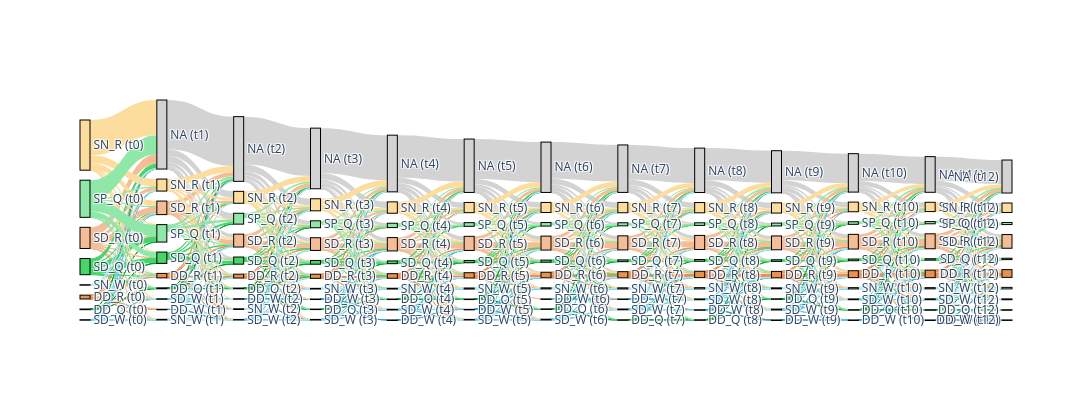

This figure's notebook cell:
### Code cell
import plotly.graph_objects as go

fig = go.Figure(data=[go.Sankey(
    node=dict(
        label=labels,
        pad=10,
        thickness=10,
        line=dict(
            color=node_colors,   # border matches fill
            width=1
        ),
        color=node_colors
    ),
    link=dict(
        source=flows['source_id'],
        target=flows['target_id'],
        value=flows['value'],
        color=link_colors
    )
)])

fig.update_layout(
    width=1500,   # try 2000–4000
    height=400
)

fig.show()

### Figure 1 — Plotly figure (JSON) as saved in the notebook; plotly's stock layout.template omitted (floating-point values rounded to 4 significant figures; data arrays with more than 128 entries replaced by an {"elided": "..."} marker saying what was removed)
{"data": [{"link": {"color": {"elided": "720 str values"}, "source": {"elided": "720 int values"}, "target": {"elided": "720 int values"}, "value": {"elided": "720 int values"}}, "node": {"color": ["rgb(233, 145, 81)", "rgb(0, 156, 41)", "rgb(242, 189, 151)", "rgb(70, 212, 107)", "rgb(101, 202, 222)", "rgb(252, 221, 157)", "rgb(183, 230, 236)", "rgb(144, 232, 168)", "rgb(233, 145, 81)", "rgb(0, 156, 41)", "rgb(37, 150, 190)", "lightgray", "rgb(242, 189, 151)", "rgb(70, 212, 107)", "rgb(101, 202, 222)", "rgb(252, 221, 157)", "rgb(183, 230, 236)", "rgb(144, 232, 168)", "rgb(233, 145, 81)", "rgb(0, 156, 41)", "rgb(37, 150, 190)", "lightgray", "rgb(242, 189, 151)", "rgb(70, 212, 107)", "rgb(101, 202, 222)", "rgb(252, 221, 157)", "rgb(183, 230, 236)", "rgb(144, 232, 168)", "rgb(233, 145, 81)", "rgb(0, 156, 41)", "rgb(37, 150, 190)", "lightgray", "rgb(242, 189, 151)", "rgb(70, 212, 107)", "rgb(101, 202, 222)", "rgb(252, 221, 157)", "rgb(183, 230, 236)", "rgb(144, 232, 168)", "rgb(233, 145, 81)", "rgb(0, 156, 41)", "rgb(37, 150, 190)", "lightgray", "rgb(242, 189, 151)", "rgb(70, 212, 107)", "rgb(101, 202, 222)", "rgb(252, 221, 157)", "rgb(183, 230, 236)", "rgb(144, 232, 168)", "rgb(233, 145, 81)", "rgb(0, 156, 41)", "rgb(37, 150, 190)", "lightgray", "rgb(242, 189, 151)", "rgb(70, 212, 107)", "rgb(101, 202, 222)", "rgb(252, 221, 157)", "rgb(183, 230, 236)", "rgb(144, 232, 168)", "rgb(233, 145, 81)", "rgb(0, 156, 41)", "rgb(37, 150, 190)", "lightgray", "rgb(242, 189, 151)", "rgb(70, 212, 107)", "rgb(101, 202, 222)", "rgb(252, 221, 157)", "rgb(183, 230, 236)", "rgb(144, 232, 168)", "rgb(233, 145, 81)", "rgb(0, 156, 41)", "rgb(37, 150, 190)", "lightgray", "rgb(242, 189, 151)", "rgb(70, 212, 107)", "rgb(101, 202, 222)", "rgb(252, 221, 157)", "rgb(183, 230, 236)", "rgb(144, 232, 168)", "rgb(233, 145, 81)", "rgb(0, 156, 41)", "rgb(37, 150, 190)", "lightgray", "rgb(242, 189, 151)", "rgb(70, 212, 107)", "rgb(101, 202, 222)", "rgb(252, 221, 157)", "rgb(183, 230, 236)", "rgb(144, 232, 168)", "rgb(233, 145, 81)", "rgb(0, 156, 41)", "rgb(37, 150, 190)", "lightgray", "rgb(242, 189, 151)", "rgb(70, 212, 107)", "rgb(101, 202, 222)", "rgb(252, 221, 157)", "rgb(183, 230, 236)", "rgb(144, 232, 168)", "rgb(233, 145, 81)", "rgb(0, 156, 41)", "rgb(37, 150, 190)", "lightgray", "rgb(242, 189, 151)", "rgb(70, 212, 107)", "rgb(101, 202, 222)", "rgb(252, 221, 157)", "rgb(183, 230, 236)", "rgb(144, 232, 168)", "rgb(233, 145, 81)", "rgb(0, 156, 41)", "rgb(37, 150, 190)", "lightgray", "rgb(242, 189, 151)", "rgb(70, 212, 107)", "rgb(101, 202, 222)", "rgb(252, 221, 157)", "rgb(183, 230, 236)", "rgb(144, 232, 168)", "rgb(233, 145, 81)", "lightgray", "rgb(242, 189, 151)", "rgb(101, 202, 222)", "rgb(252, 221, 157)", "rgb(183, 230, 236)", "rgb(0, 156, 41)", "rgb(70, 212, 107)", "rgb(37, 150, 190)", "rgb(144, 232, 168)"], "label": ["DD_R (t0)", "DD_Q (t0)", "SD_R (t0)", "SD_Q (t0)", "SD_W (t0)", "SN_R (t0)", "SN_W (t0)", "SP_Q (t0)", "DD_R (t1)", "DD_Q (t1)", "DD_W (t1)", "NA (t1)", "SD_R (t1)", "SD_Q (t1)", "SD_W (t1)", "SN_R (t1)", "SN_W (t1)", "SP_Q (t1)", "DD_R (t2)", "DD_Q (t2)", "DD_W (t2)", "NA (t2)", "SD_R (t2)", "SD_Q (t2)", "SD_W (t2)", "SN_R (t2)", "SN_W (t2)", "SP_Q (t2)", "DD_R (t3)", "DD_Q (t3)", "DD_W (t3)", "NA (t3)", "SD_R (t3)", "SD_Q (t3)", "SD_W (t3)", "SN_R (t3)", "SN_W (t3)", "SP_Q (t3)", "DD_R (t4)", "DD_Q (t4)", "DD_W (t4)", "NA (t4)", "SD_R (t4)", "SD_Q (t4)", "SD_W (t4)", "SN_R (t4)", "SN_W (t4)", "SP_Q (t4)", "DD_R (t5)", "DD_Q (t5)", "DD_W (t5)", "NA (t5)", "SD_R (t5)", "SD_Q (t5)", "SD_W (t5)", "SN_R (t5)", "SN_W (t5)", "SP_Q (t5)", "DD_R (t6)", "DD_Q (t6)", "DD_W (t6)", "NA (t6)", "SD_R (t6)", "SD_Q (t6)", "SD_W (t6)", "SN_R (t6)", "SN_W (t6)", "SP_Q (t6)", "DD_R (t7)", "DD_Q (t7)", "DD_W (t7)", "NA (t7)", "SD_R (t7)", "SD_Q (t7)", "SD_W (t7)", "SN_R (t7)", "SN_W (t7)", "SP_Q (t7)", "DD_R (t8)", "DD_Q (t8)", "DD_W (t8)", "NA (t8)", "SD_R (t8)", "SD_Q (t8)", "SD_W (t8)", "SN_R (t8)", "SN_W (t8)", "SP_Q (t8)", "DD_R (t9)", "DD_Q (t9)", "DD_W (t9)", "NA (t9)", "SD_R (t9)", "SD_Q (t9)", "SD_W (t9)", "SN_R (t9)", "SN_W (t9)", "SP_Q (t9)", "DD_R (t10)", "DD_Q (t10)", "DD_W (t10)", "NA (t10)", "SD_R (t10)", "SD_Q (t10)", "SD_W (t10)", "SN_R (t10)", "SN_W (t10)", "SP_Q (t10)", "DD_R (t11)", "DD_Q (t11)", "DD_W (t11)", "NA (t11)", "SD_R (t11)", "SD_Q (t11)", "SD_W (t11)", "SN_R (t11)", "SN_W (t11)", "SP_Q (t11)", "DD_R (t12)", "NA (t12)", "SD_R (t12)", "SD_W (t12)", "SN_R (t12)", "SN_W (t12)", "DD_Q (t12)", "SD_Q (t12)", "DD_W (t12)", "SP_Q (t12)"], "line": {"color": ["rgb(233, 145, 81)", "rgb(0, 156, 41)", "rgb(242, 189, 151)", "rgb(70, 212, 107)", "rgb(101, 202, 222)", "rgb(252, 221, 157)", "rgb(183, 230, 236)", "rgb(144, 232, 168)", "rgb(233, 145, 81)", "rgb(0, 156, 41)", "rgb(37, 150, 190)", "lightgray", "rgb(242, 189, 151)", "rgb(70, 212, 107)", "rgb(101, 202, 222)", "rgb(252, 221, 157)", "rgb(183, 230, 236)", "rgb(144, 232, 168)", "rgb(233, 145, 81)", "rgb(0, 156, 41)", "rgb(37, 150, 190)", "lightgray", "rgb(242, 189, 151)", "rgb(70, 212, 107)", "rgb(101, 202, 222)", "rgb(252, 221, 157)", "rgb(183, 230, 236)", "rgb(144, 232, 168)", "rgb(233, 145, 81)", "rgb(0, 156, 41)", "rgb(37, 150, 190)", "lightgray", "rgb(242, 189, 151)", "rgb(70, 212, 107)", "rgb(101, 202, 222)", "rgb(252, 221, 157)", "rgb(183, 230, 236)", "rgb(144, 232, 168)", "rgb(233, 145, 81)", "rgb(0, 156, 41)", "rgb(37, 150, 190)", "lightgray", "rgb(242, 189, 151)", "rgb(70, 212, 107)", "rgb(101, 202, 222)", "rgb(252, 221, 157)", "rgb(183, 230, 236)", "rgb(144, 232, 168)", "rgb(233, 145, 81)", "rgb(0, 156, 41)", "rgb(37, 150, 190)", "lightgray", "rgb(242, 189, 151)", "rgb(70, 212, 107)", "rgb(101, 202, 222)", "rgb(252, 221, 157)", "rgb(183, 230, 236)", "rgb(144, 232, 168)", "rgb(233, 145, 81)", "rgb(0, 156, 41)", "rgb(37, 150, 190)", "lightgray", "rgb(242, 189, 151)", "rgb(70, 212, 107)", "rgb(101, 202, 222)", "rgb(252, 221, 157)", "rgb(183, 230, 236)", "rgb(144, 232, 168)", "rgb(233, 145, 81)", "rgb(0, 156, 41)", "rgb(37, 150, 190)", "lightgray", "rgb(242, 189, 151)", "rgb(70, 212, 107)", "rgb(101, 202, 222)", "rgb(252, 221, 157)", "rgb(183, 230, 236)", "rgb(144, 232, 168)", "rgb(233, 145, 81)", "rgb(0, 156, 41)", "rgb(37, 150, 190)", "lightgray", "rgb(242, 189, 151)", "rgb(70, 212, 107)", "rgb(101, 202, 222)", "rgb(252, 221, 157)", "rgb(183, 230, 236)", "rgb(144, 232, 168)", "rgb(233, 145, 81)", "rgb(0, 156, 41)", "rgb(37, 150, 190)", "lightgray", "rgb(242, 189, 151)", "rgb(70, 212, 107)", "rgb(101, 202, 222)", "rgb(252, 221, 157)", "rgb(183, 230, 236)", "rgb(144, 232, 168)", "rgb(233, 145, 81)", "rgb(0, 156, 41)", "rgb(37, 150, 190)", "lightgray", "rgb(242, 189, 151)", "rgb(70, 212, 107)", "rgb(101, 202, 222)", "rgb(252, 221, 157)", "rgb(183, 230, 236)", "rgb(144, 232, 168)", "rgb(233, 145, 81)", "rgb(0, 156, 41)", "rgb(37, 150, 190)", "lightgray", "rgb(242, 189, 151)", "rgb(70, 212, 107)", "rgb(101, 202, 222)", "rgb(252, 221, 157)", "rgb(183, 230, 236)", "rgb(144, 232, 168)", "rgb(233, 145, 81)", "lightgray", "rgb(242, 189, 151)", "rgb(101, 202, 222)", "rgb(252, 221, 157)", "rgb(183, 230, 236)", "rgb(0, 156, 41)", "rgb(70, 212, 107)", "rgb(37, 150, 190)", "rgb(144, 232, 168)"], "width": 1}, "pad": 10, "thickness": 10}, "type": "sankey"}], "layout": {"height": 400, "width": 1500}}
